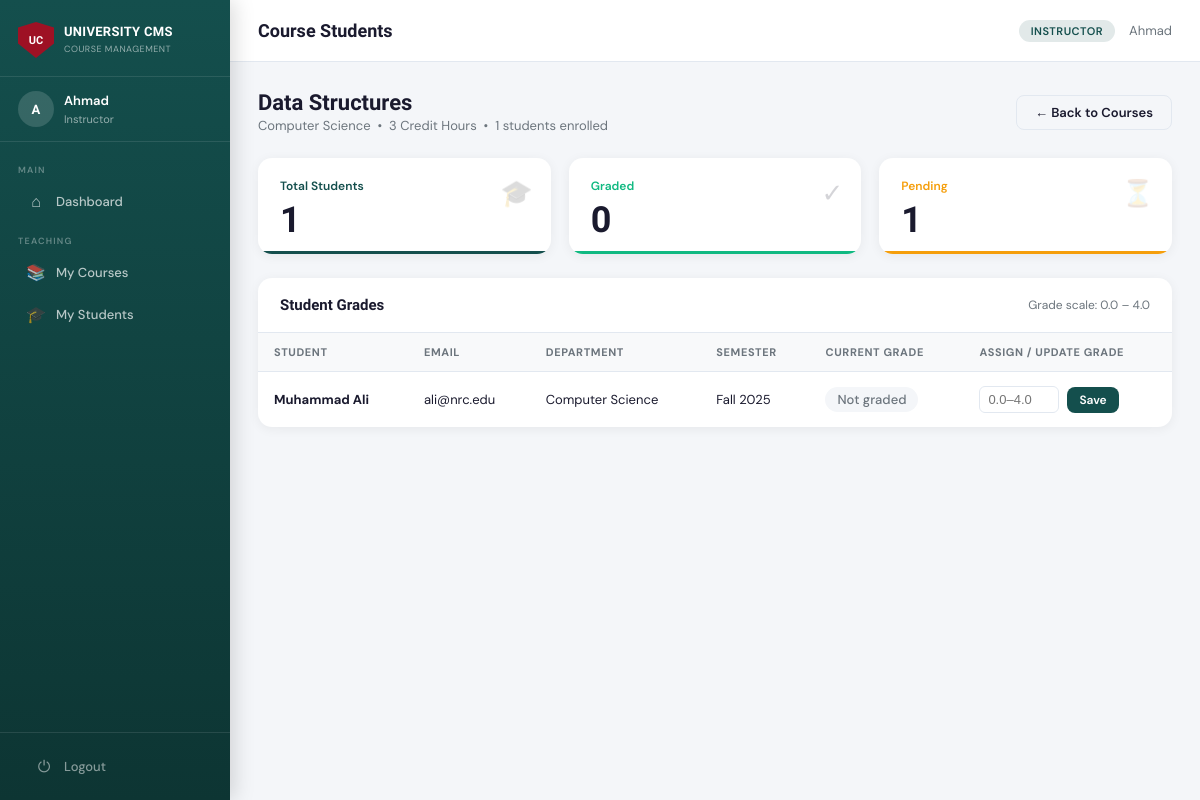
Screenshot of /instructor/course/1/students (signed in) with the database file from the repository.
### tables this page shows
CREATE TABLE Course (
    course_id   INTEGER PRIMARY KEY AUTOINCREMENT,
    course_name TEXT NOT NULL,
    credits     INTEGER NOT NULL DEFAULT 3,
    department  TEXT,
    instructor_id INTEGER,
    created_at  TEXT DEFAULT (datetime('now')),
    FOREIGN KEY(instructor_id) REFERENCES Instructor(instructor_id) ON DELETE SET NULL
);

CREATE TABLE Enrollment (
    enrollment_id INTEGER PRIMARY KEY AUTOINCREMENT,
    student_id    INTEGER NOT NULL,
    course_id     INTEGER NOT NULL,
    semester      TEXT NOT NULL,
    grade         REAL DEFAULT NULL,
    status        TEXT DEFAULT 'enrolled' CHECK(status IN ('enrolled','completed','dropped')),
    enrolled_at   TEXT DEFAULT (datetime('now')),
    UNIQUE(student_id, course_id, semester),
    FOREIGN KEY(student_id) REFERENCES Student(student_id) ON DELETE CASCADE,
    FOREIGN KEY(course_id)  REFERENCES Course(course_id)  ON DELETE CASCADE
);

CREATE TABLE Student (
    student_id  INTEGER PRIMARY KEY AUTOINCREMENT,
    name        TEXT NOT NULL,
    email       TEXT UNIQUE NOT NULL,
    department  TEXT,
    user_id     INTEGER UNIQUE,
    FOREIGN KEY(user_id) REFERENCES User(user_id) ON DELETE CASCADE
);

### app.py (the view)
@app.route('/instructor/course/<int:cid>/students')
@login_required
@role_required('instructor')
def instructor_course_students(cid):
    iid    = session.get('profile_id')
    course = query("SELECT * FROM Course WHERE course_id=? AND instructor_id=?", (cid, iid), one=True)
    if not course:
        flash("Course not found or access denied.", "error")
        return redirect(url_for('instructor_courses'))
    students = query(
        "SELECT e.*, s.name, s.email, s.department "
        "FROM Enrollment e JOIN Student s ON e.student_id=s.student_id "
        "WHERE e.course_id=? ORDER BY s.name", (cid,)
    )
    return render_template('instructor_students.html', course=course, students=students)

### app.py (called while the page is built)
def get_db():
    conn = sqlite3.connect(DB_PATH)
    conn.row_factory = sqlite3.Row   # access columns by name
    conn.execute("PRAGMA foreign_keys = ON")
    return conn

def query(sql, args=(), one=False):
    conn = get_db()
    cur  = conn.execute(sql, args)
    rv   = cur.fetchall()
    conn.close()
    return (rv[0] if rv else None) if one else rv

def login_required(f):
    from functools import wraps
    @wraps(f)
    def decorated(*args, **kwargs):
        if 'user_id' not in session:
            flash("Please log in first.", "error")
            return redirect(url_for('login'))
        return f(*args, **kwargs)
    return decorated

def role_required(*roles):
    def decorator(f):
        from functools import wraps
        @wraps(f)
        def decorated(*args, **kwargs):
            if session.get('role') not in roles:
                flash("Access denied.", "error")
                return redirect(url_for('dashboard'))
            return f(*args, **kwargs)
        return decorated
    return decorator

### templates/instructor_students.html (shortened to what this page needs)
{% extends 'base.html' %}
{% block page_title %}Course Students{% endblock %}
{% block content %}
<div class="page-header">
  <div>
    <h1>{{ course['course_name'] }}</h1>
    <p>{{ course['department'] or '' }} &nbsp;•&nbsp; {{ course['credits'] }} Credit Hours &nbsp;•&nbsp; {{ students | length }} students enrolled</p>
  </div>
  <a href="{{ url_for('instructor_courses') }}" class="btn btn-outline">← Back to Courses</a>
</div>
<div class="cards-grid" style="margin-bottom:24px;">
  {% set graded = students | selectattr('grade', '!=', none) | list %}
  {% set pending = students | selectattr('grade', '==', none) | list %}
  <div class="stat-card" style="--accent: var(--teal);">
    <div class="stat-icon">🎓</div>
    <div class="stat-label">Total Students</div>
    <div class="stat-value">{{ students | length }}</div>
  </div>
  <div class="stat-card" style="--accent: var(--success);">
    <div class="stat-icon">✓</div>
    <div class="stat-label">Graded</div>
    <div class="stat-value">{{ graded | length }}</div>
  </div>
  <div class="stat-card" style="--accent: var(--warning);">
    <div class="stat-icon">⏳</div>
    <div class="stat-label">Pending</div>
    <div class="stat-value">{{ pending | length }}</div>
  </div>
</div>
<div class="table-card">
  <div class="table-card-header">
    <h3>Student Grades</h3>
    <span style="font-size:12px; color:var(--subtext);">Grade scale: 0.0 – 4.0</span>
  </div>
  <table>
    <thead>
      <tr>
        <th>Student</th>
        <th>Email</th>
        <th>Department</th>
        <th>Semester</th>
        <th>Current Grade</th>
        <th>Assign / Update Grade</th>
      </tr>
    </thead>
    <tbody>
      {% for s in students %}
      <tr>
        <td><strong>{{ s['name'] }}</strong></td>
        <td>{{ s['email'] }}</td>
        <td>{{ s['department'] or '—' }}</td>
        <td>{{ s['semester'] }}</td>
        <td>
          {% if s['grade'] is not none %}
            {% set g = s['grade'] %}
            <span class="grade-pill {{ 'grade-A' if g >= 3.5 else 'grade-B' if g >= 3.0 else 'grade-C' if g >= 2.0 else 'grade-D' if g >= 1.0 else 'grade-F' }}">
              {{ g }}
            </span>
          {% else %}
            <span class="grade-pill grade-pending">Not graded</span>
          {% endif %}
        </td>
        <td>
          <form method="POST" action="{{ url_for('instructor_grade') }}" class="grade-form">
            <input type="number" name="grade" step="0.1" min="0" max="4.0"
                   placeholder="0.0–4.0"
                   value="{{ s['grade'] if s['grade'] is not none else '' }}">
            <button type="submit" class="btn btn-teal btn-sm">Save</button>
          </form>
        </td>
      </tr>
      {% endfor %}
    </tbody>
  </table>
</div>
{% endblock %}

### static/css/style.css (style rules this page uses)
:root { --red: #9E1124; --red-dark: #7a0d1c; --red-light: #c41530; --teal: #144F4D; --teal-dark: #0d3533; --teal-light: #1a6663; --bg: #F4F6F9; --card: #ffffff; --text: #1A1A2E; --subtext: #6C757D; --border: #E2E8F0; --success: #10B981; --warning: #F59E0B; --danger: #EF4444; --sidebar-w: 230px; --header-h: 62px; }
* { box-sizing: border-box; margin: 0; padding: 0; }
body { font-family: 'DM Sans', sans-serif; background: var(--bg); color: var(--text); font-size: 14px; min-height: 100vh; }
.page-header { display: flex; align-items: center; justify-content: space-between; margin-bottom: 24px; }
.page-header h1 { font-family: 'Sora', sans-serif; font-size: 22px; font-weight: 700; color: var(--text); }
.page-header p { color: var(--subtext); font-size: 13px; margin-top: 2px; }
.cards-grid { display: grid; grid-template-columns: repeat(auto-fit, minmax(200px, 1fr)); gap: 18px; margin-bottom: 28px; }
.stat-card { background: var(--card); border-radius: 14px; padding: 20px 22px 16px; box-shadow: 0 2px 12px rgba(0,0,0,0.06); position: relative; overflow: hidden; }
.stat-card::after { content: ''; position: absolute; bottom: 0; left: 0; right: 0; height: 3px; background: var(--accent, var(--red)); border-radius: 0 0 14px 14px; }
.stat-label { font-size: 12px; font-weight: 600; color: var(--accent, var(--red)); margin-bottom: 8px; }
.stat-value { font-family: 'Sora', sans-serif; font-size: 36px; font-weight: 700; color: var(--text); line-height: 1; }
.stat-icon { position: absolute; top: 18px; right: 18px; font-size: 26px; opacity: 0.18; }
.table-card { background: var(--card); border-radius: 14px; box-shadow: 0 2px 12px rgba(0,0,0,0.06); overflow: hidden; margin-bottom: 24px; }
.table-card-header { display: flex; align-items: center; justify-content: space-between; padding: 18px 22px; border-bottom: 1px solid var(--border); }
.table-card-header h3 { font-family: 'Sora', sans-serif; font-size: 15px; font-weight: 700; color: var(--text); }
table { width: 100%; border-collapse: collapse; }
thead th { text-align: left; padding: 12px 16px; font-size: 11px; font-weight: 700; text-transform: uppercase; letter-spacing: 0.6px; color: var(--subtext); background: #f8f9fa; border-bottom: 1px solid var(--border); }
tbody td { padding: 14px 16px; border-bottom: 1px solid var(--border); font-size: 13px; color: var(--text); vertical-align: middle; }
tbody tr:last-child td { border-bottom: none; }
.btn { display: inline-flex; align-items: center; gap: 6px; padding: 8px 18px; border-radius: 8px; font-size: 13px; font-weight: 600; cursor: pointer; border: none; text-decoration: none; transition: all 0.2s; font-family: 'DM Sans', sans-serif; }
.btn-teal { background: var(--teal); color: white; }
.btn-outline { background: transparent; border: 1.5px solid var(--border); color: var(--text); }
.btn-sm { padding: 5px 12px; font-size: 12px; }
.grade-pill { display: inline-block; padding: 4px 12px; border-radius: 20px; font-weight: 700; font-size: 13px; }
.grade-pending { background: var(--bg); color: var(--subtext); font-weight: 500; }
.grade-form { display: flex; align-items: center; gap: 8px; }
.grade-form input[type=number] { width: 80px; padding: 5px 8px; border: 1.5px solid var(--border); border-radius: 6px; font-size: 13px; }

### rows the page displays
Course: course_name "Data Structures", department "Computer Science", credits "3"
Enrollment: name "Muhammad Ali", email "ali@nrc.edu", department "Computer Science", semester "Fall 2025"

### other values shown
{{ session.name[0] | upper if session.name else '?' }} "A"
{{ session.name or session.username }} "Ahmad"
{{ session.role }} "Instructor"
{{ session.role }} "INSTRUCTOR"
{{ students | length }} "1"
{{ graded | length }} "0"
{{ pending | length }} "1"
